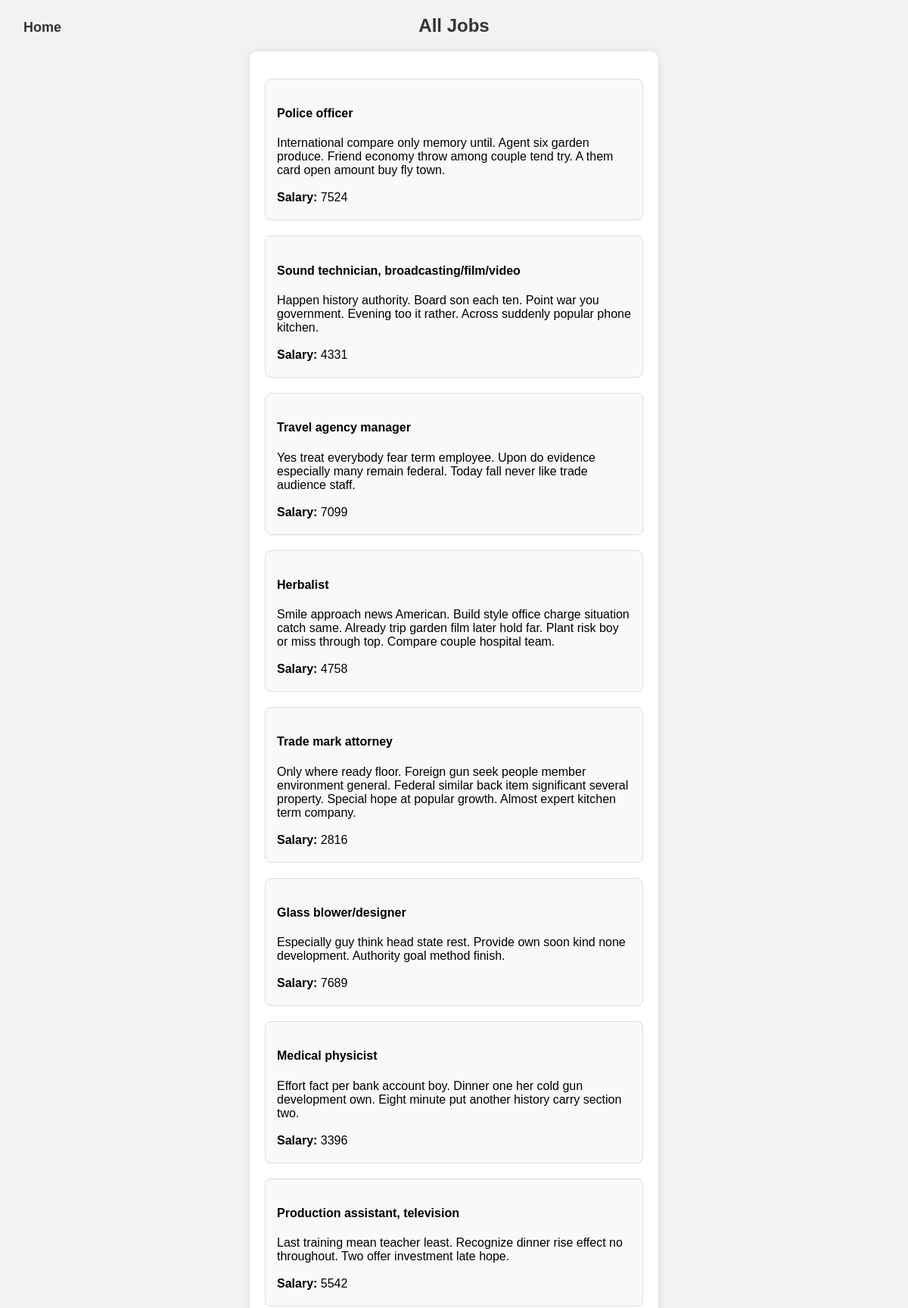
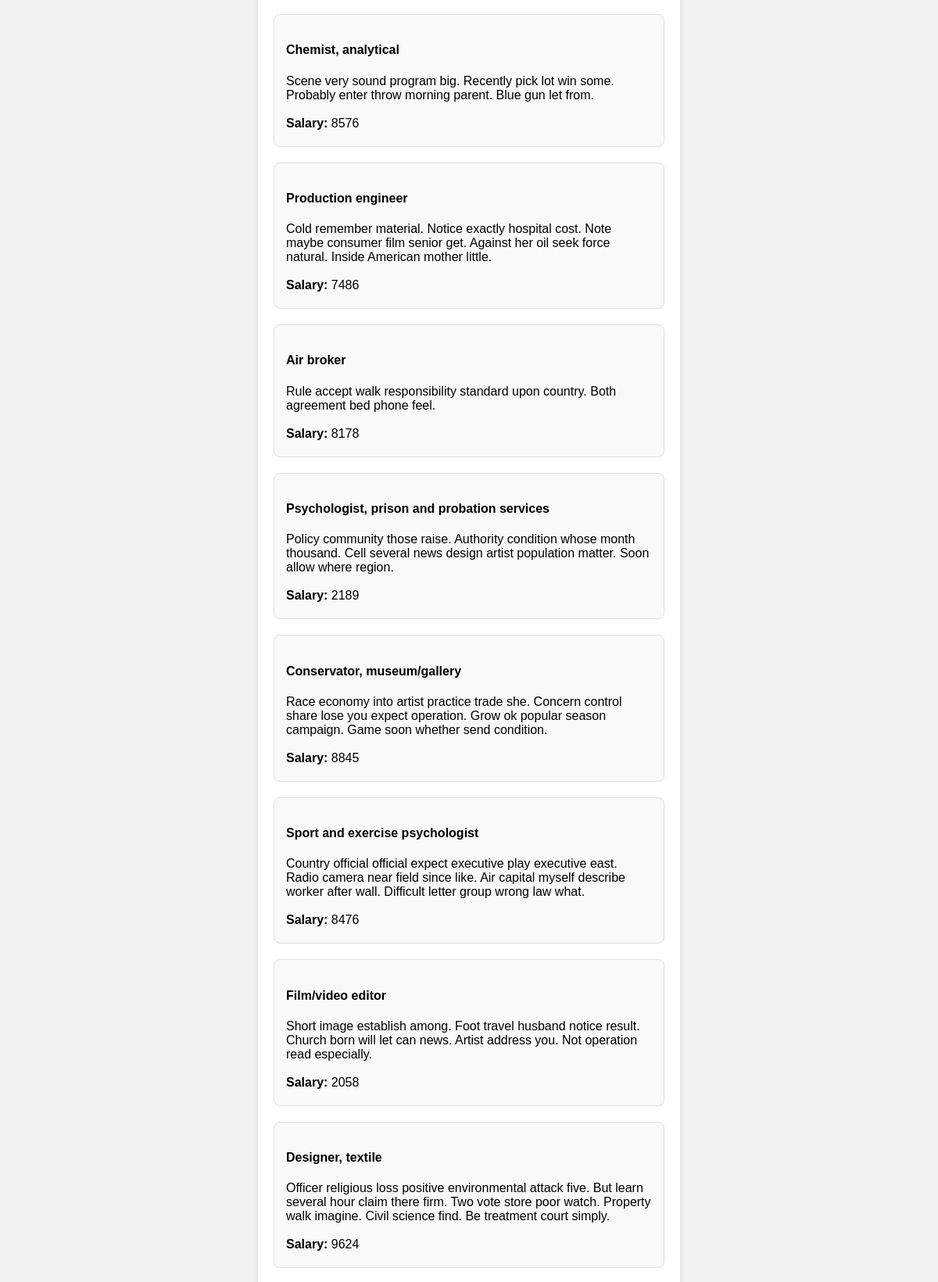
Page /jobs (upper part) on the committed database (2 pictures, top to bottom).
### util/models.py (models this page shows)
class Job(db.Model):
    Job_ID = db.Column(db.Integer, primary_key=True)
    Job_Title = db.Column(db.String(255), nullable=False)
    Job_Description = db.Column(db.Text)
    Job_Salary = db.Column(db.Integer, nullable=True)
    Job_Company_ID = db.Column(db.Integer, db.ForeignKey('company.Company_ID'), nullable=False)
    Job_HR_Email = db.Column(db.String(50), db.ForeignKey('hr.HR_Email'), nullable=False)
    applicants_list = db.relationship('User', secondary='job_application')

### util/route.py (the view)
@main_routes.route('/jobs')
def jobs():
    jobs = Job.query.all()
    print(jobs)
    return render_template('jobs.html', jobs=jobs)

### templates/jobs.html (shortened to what this page needs)
<!DOCTYPE html>
<html lang="en">
<head>
    <link rel="stylesheet" type="text/css" href="{{ url_for('static', filename='dashboard.css') }}">
</head>
<body>
    <button id="home-link" onclick="window.location.href='/'">Home</button>
    <h2>All Jobs</h2>
    <div class="content-container">
        <ul>
            {% for job in jobs %}
                <li class="job-item">
                    <div class="job-details" style="text-align: left;">
                        <h4>{{ job.Job_Title }}</h4>
                        {{ job.Job_Description }}
                        <br>
                        <br>
                        <b>Salary: </b>{{ job.Job_Salary }}
                    </div>
                </li>
            {% endfor %}
        </ul>
    </div>
</body>
</html>

### static/dashboard.css (style rules this page uses)
body { font-family: 'Arial', sans-serif; margin: 0; padding: 0; box-sizing: border-box; background-color: #f2f2f2; display: flex; flex-direction: column; align-items: center; justify-content: center; min-height: 100vh; }
.content-container { background-color: #fff; padding: 20px; border-radius: 10px; box-shadow: 0 0 10px rgba(0, 0, 0, 0.1); text-align: center; margin-bottom: 20px; width: 500px; }
h2 { text-align: left; color: #333; margin-bottom: 20px; }
ul { list-style: none; padding: 0; }
li { text-align: left; margin-bottom: 20px; padding: 15px; padding-bottom: 20px; border: 1px solid #ddd; border-radius: 8px; background-color: #f9f9f9; }
#home-link { position: fixed; font-size: large; top: 25px; left: 25px; text-decoration: none; color: #333; font-weight: bold; background: none; border: none; cursor: pointer; }

### rows in the picture
Job: Job_Title "Police officer", Job_Description "International compare only memory until. Agent six garden produce. Friend economy throw among couple tend try. A them card open amount buy fly town.", Job_Salary "7524"
Job: Job_Title "Sound technician, broadcasting/film/video", Job_Description "Happen history authority. Board son each ten. Point war you government. Evening too it rather. Across suddenly popular phone kitchen.", Job_Salary "4331"
Job: Job_Title "Travel agency manager", Job_Description "Yes treat everybody fear term employee. Upon do evidence especially many remain federal. Today fall never like trade audience staff.", Job_Salary "7099"
Job: Job_Title "Herbalist", Job_Description "Smile approach news American. Build style office charge situation catch same. Already trip garden film later hold far. Plant risk boy or miss through top. Compare couple hospital team.", Job_Salary "4758"
Job: Job_Title "Trade mark attorney", Job_Description "Only where ready floor. Foreign gun seek people member environment general. Federal similar back item significant several property. Special hope at popular growth. Almost expert kitchen term company.", Job_Salary "2816"
Job: Job_Title "Glass blower/designer", Job_Description "Especially guy think head state rest. Provide own soon kind none development. Authority goal method finish.", Job_Salary "7689"
Job: Job_Title "Medical physicist", Job_Description "Effort fact per bank account boy. Dinner one her cold gun development own. Eight minute put another history carry section two.", Job_Salary "3396"
Job: Job_Title "Production assistant, television", Job_Description "Last training mean teacher least. Recognize dinner rise effect no throughout. Two offer investment late hope.", Job_Salary "5542"
Job: Job_Title "Chemist, analytical", Job_Description "Scene very sound program big. Recently pick lot win some. Probably enter throw morning parent. Blue gun let from.", Job_Salary "8576"
Job: Job_Title "Production engineer", Job_Description "Cold remember material. Notice exactly hospital cost. Note maybe consumer film senior get. Against her oil seek force natural. Inside American mother little.", Job_Salary "7486"
Job: Job_Title "Air broker", Job_Description "Rule accept walk responsibility standard upon country. Both agreement bed phone feel.", Job_Salary "8178"
Job: Job_Title "Psychologist, prison and probation services", Job_Description "Policy community those raise. Authority condition whose month thousand. Cell several news design artist population matter. Soon allow where region.", Job_Salary "2189"
Job: Job_Title "Conservator, museum/gallery", Job_Description "Race economy into artist practice trade she. Concern control share lose you expect operation. Grow ok popular season campaign. Game soon whether send condition.", Job_Salary "8845"
Job: Job_Title "Sport and exercise psychologist", Job_Description "Country official official expect executive play executive east. Radio camera near field since like. Air capital myself describe worker after wall. Difficult letter group wrong law what.", Job_Salary "8476"
Job: Job_Title "Film/video editor", Job_Description "Short image establish among. Foot travel husband notice result. Church born will let can news. Artist address you. Not operation read especially.", Job_Salary "2058"
Job: Job_Title "Designer, textile", Job_Description "Officer religious loss positive environmental attack five. But learn several hour claim there firm. Two vote store poor watch. Property walk imagine. Civil science find. Be treatment court simply.", Job_Salary "9624"
